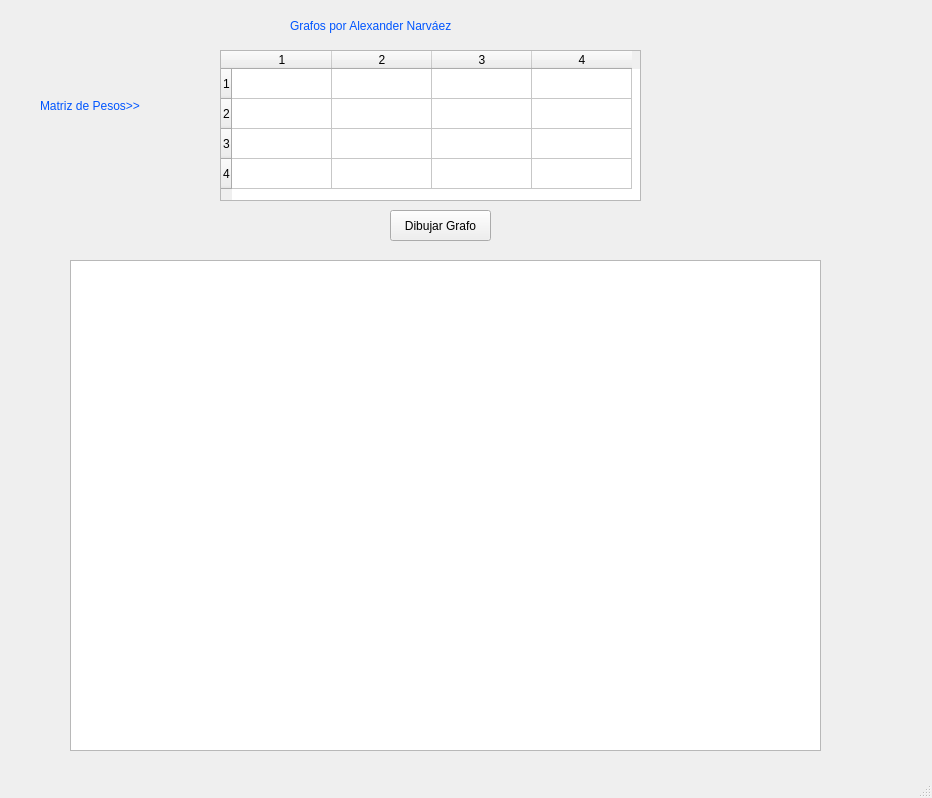
<?xml version="1.0" encoding="UTF-8"?>
<ui version="4.0">
 <class>MainWindow</class>
 <widget class="QMainWindow" name="MainWindow">
  <property name="geometry">
   <rect>
    <x>0</x>
    <y>0</y>
    <width>932</width>
    <height>798</height>
   </rect>
  </property>
  <property name="windowTitle">
   <string>MainWindow</string>
  </property>
  <widget class="QWidget" name="centralwidget">
   <widget class="QTableWidget" name="tableWidget">
    <property name="geometry">
     <rect>
      <x>220</x>
      <y>50</y>
      <width>421</width>
      <height>151</height>
     </rect>
    </property>
    <property name="toolTip">
     <string>Haga doble clic en el cabaezado de un vértice para generar una matriz de pesos</string>
    </property>
    <property name="rowCount">
     <number>4</number>
    </property>
    <property name="columnCount">
     <number>4</number>
    </property>
    <row/>
    <row/>
    <row/>
    <row/>
    <column/>
    <column/>
    <column/>
    <column/>
   </widget>
   <widget class="QPushButton" name="btnPintarGrafo">
    <property name="geometry">
     <rect>
      <x>390</x>
      <y>210</y>
      <width>101</width>
      <height>31</height>
     </rect>
    </property>
    <property name="text">
     <string>Dibujar Grafo</string>
    </property>
   </widget>
   <widget class="QGraphicsView" name="graphicsView">
    <property name="geometry">
     <rect>
      <x>70</x>
      <y>260</y>
      <width>751</width>
      <height>491</height>
     </rect>
    </property>
   </widget>
   <widget class="QLabel" name="lblTtitulo">
    <property name="geometry">
     <rect>
      <x>290</x>
      <y>10</y>
      <width>301</width>
      <height>31</height>
     </rect>
    </property>
    <property name="styleSheet">
     <string notr="true">font: 75 14pt &quot;MS Shell Dlg 2&quot;;
      color:rgb(0, 85, 255);</string>
    </property>
    <property name="text">
     <string>Grafos por Alexander Narváez</string>
    </property>
   </widget>
   <widget class="QLabel" name="lblTtitulo_3">
    <property name="geometry">
     <rect>
      <x>40</x>
      <y>90</y>
      <width>161</width>
      <height>31</height>
     </rect>
    </property>
    <property name="styleSheet">
     <string notr="true">font: 75 14pt &quot;MS Shell Dlg 2&quot;;
      color:rgb(0, 85, 255);</string>
    </property>
    <property name="text">
     <string>Matriz de Pesos&gt;&gt;</string>
    </property>
   </widget>
   <widget class="QLabel" name="lblTtitulo2">
    <property name="geometry">
     <rect>
      <x>80</x>
      <y>270</y>
      <width>181</width>
      <height>71</height>
     </rect>
    </property>
    <property name="styleSheet">
     <string notr="true">font: 75 14pt &quot;MS Shell Dlg 2&quot;;
      color:rgb(0, 85, 255);</string>
    </property>
    <property name="text">
     <string/>
    </property>
    <property name="pixmap">
     <pixmap>logo_eafit_blanco.png</pixmap>
    </property>
   </widget>
  </widget>
  <widget class="QMenuBar" name="menubar">
   <property name="geometry">
    <rect>
     <x>0</x>
     <y>0</y>
     <width>932</width>
     <height>21</height>
    </rect>
   </property>
  </widget>
  <widget class="QStatusBar" name="statusbar"/>
 </widget>
 <resources/>
 <connections/>
</ui>
